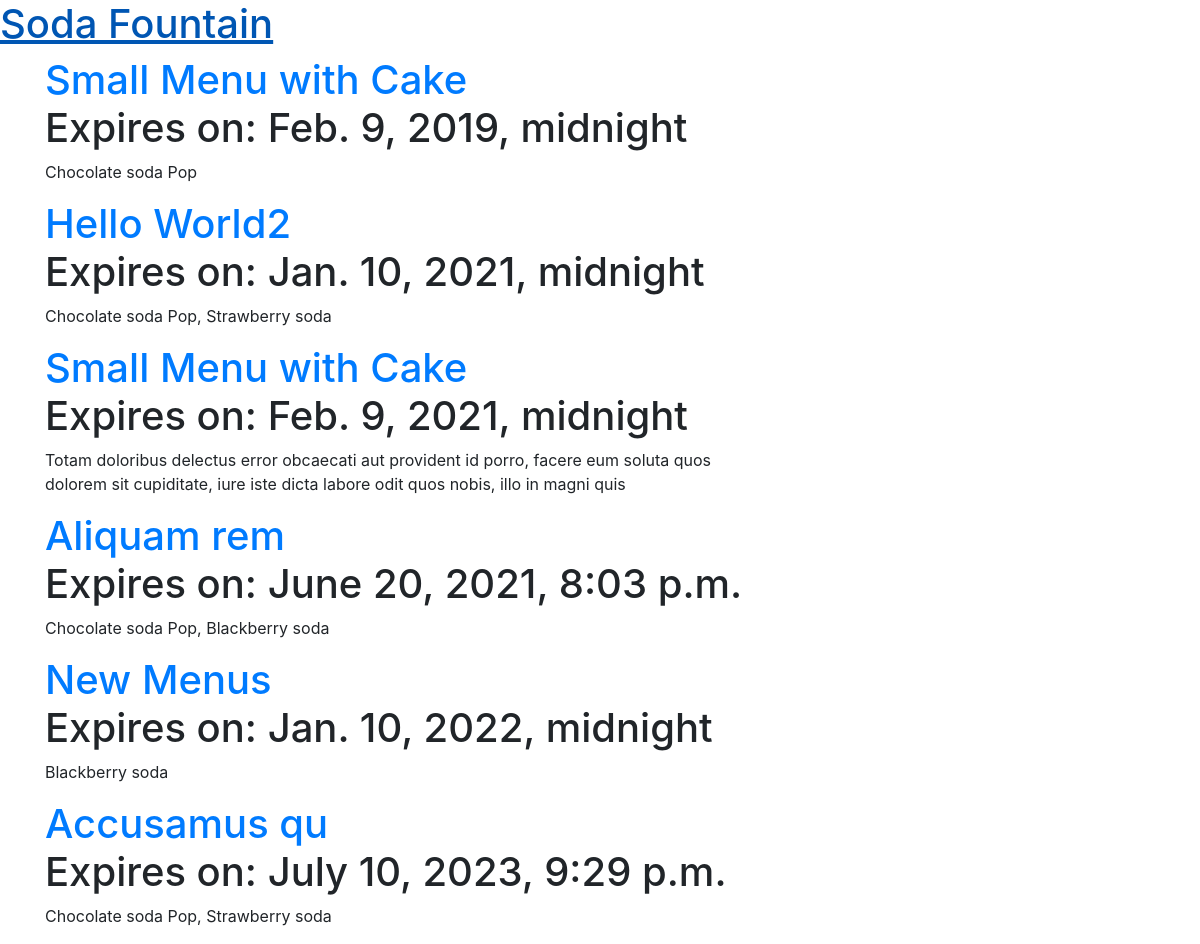
/, run on an earlier commit of the app's database.
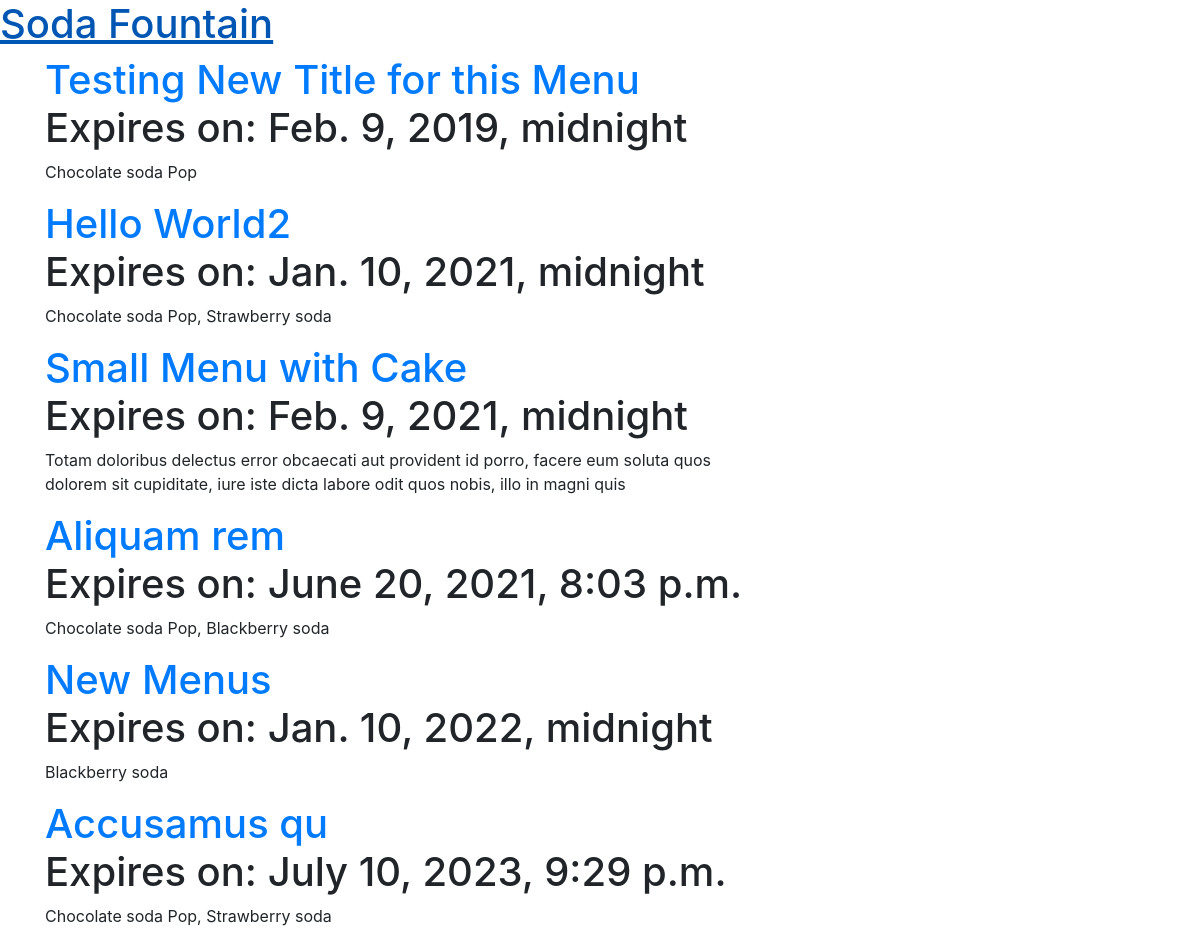
And on a later commit of the database.
### menu/models.py (models this page shows, shortened)
class Menu(models.Model):
    season = models.CharField(max_length=200)
    items = models.ManyToManyField('Item', related_name='items')
    created_date = models.DateTimeField(
            default=timezone.now)
    expiration_date = models.DateTimeField(
            blank=True, null=True)

class Item(models.Model):
    name = models.CharField(max_length=200)
    description = models.TextField()
    chef = models.ForeignKey(User, on_delete=models.CASCADE)
    created_date = models.DateTimeField(
            default=timezone.now)
    standard = models.BooleanField(default=False)
    ingredients = models.ManyToManyField('Ingredient',
                                         related_name='ingredients')
    def __str__(self):
        return self.name

### menu/views.py (the view)
# urls.py: path('', views.menu_list, name='menu_list'),
def menu_list(request):
    menus = Menu.objects.all().\
        filter(expiration_date__gte=timezone.now()).\
        order_by('expiration_date').prefetch_related('items')
    return render(request, 'menu/list_all_current_menus.html',
                  {'menus': menus})

### templates/menu/list_all_current_menus.html (shortened to what this page needs)
{% extends "base.html" %}
{% load static %}
{% block content %}
    <div class="row">
        <div class="col-md-8">
            <div class="post">
                {% for menu in menus %}
                    <h1>
                        <a href="{% url 'menu_detail' pk=menu.pk %}">{{ menu.season }}</a>
                        {% if menu.expiration_date %}
                            <div class="date">
                                Expires on: {{ menu.expiration_date }}
                            </div>
                        {% endif %}
                    </h1>
                    <p>{{ menu.items.all|join:", "}}</p>
                {% endfor %}
            </div>
        </div>
    </div>
{% endblock %}

What changed in the data, as far as the page shows it:
changed Menu "Chocolate soda Pop": season "Small Menu with Cake" → "Testing New Title for this Menu"
